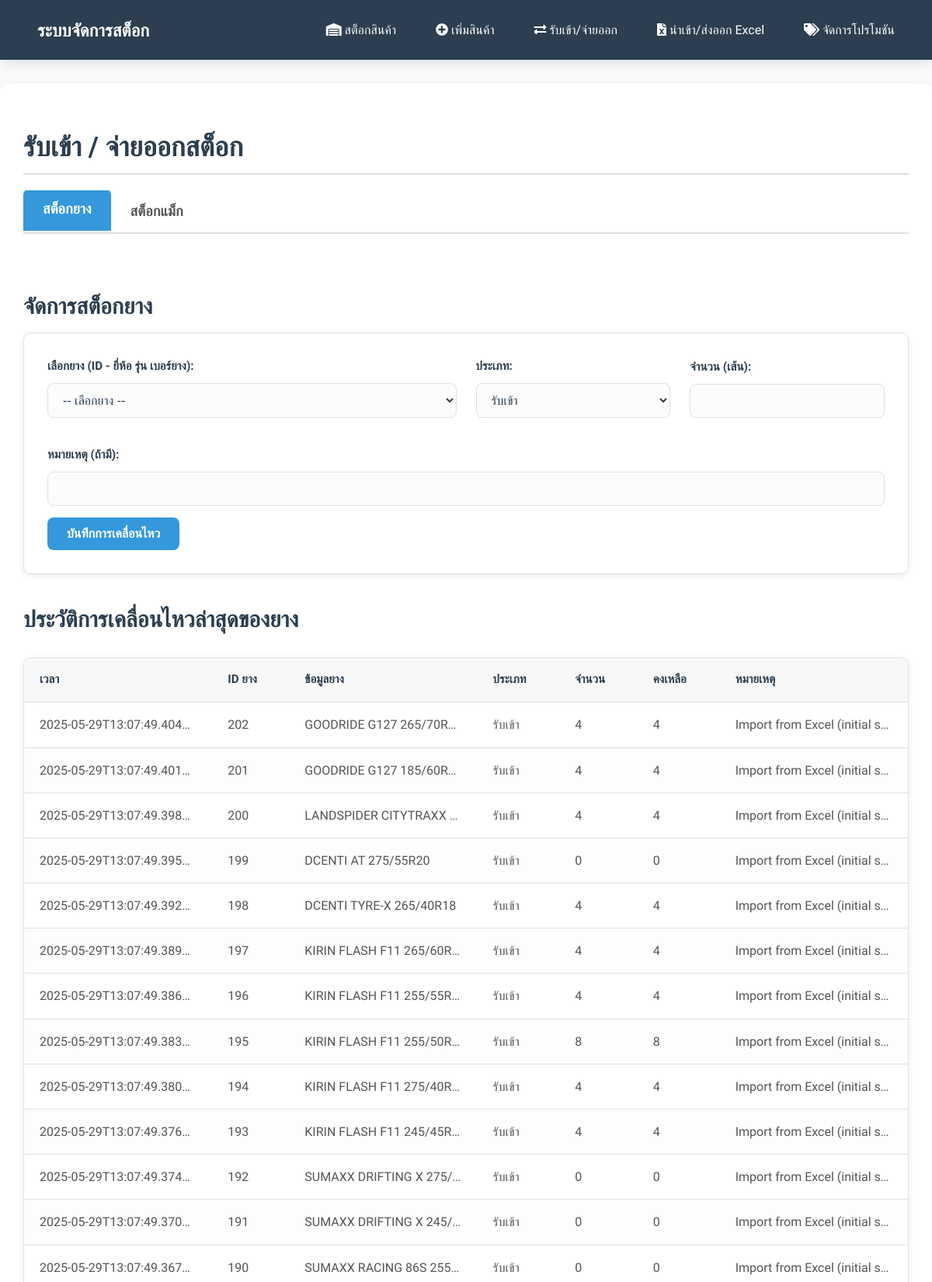
The page /stock_movement (upper part) on the database its author committed.
### tables this page shows
CREATE TABLE tire_movements (
            id INTEGER PRIMARY KEY AUTOINCREMENT,
            tire_id INTEGER NOT NULL,
            timestamp TEXT NOT NULL,
            type TEXT NOT NULL, -- 'IN' or 'OUT'
            quantity_change INTEGER NOT NULL,
            remaining_quantity INTEGER NOT NULL,
            notes TEXT,
            FOREIGN KEY (tire_id) REFERENCES tires(id)
        );

CREATE TABLE tires (
            id INTEGER PRIMARY KEY AUTOINCREMENT,
            brand TEXT NOT NULL,
            model TEXT NOT NULL,
            size TEXT NOT NULL,
            quantity INTEGER DEFAULT 0,
            cost_sc REAL NULL, 
            cost_dunlop REAL NULL,
            cost_online REAL NULL,
            wholesale_price1 REAL NULL,
            wholesale_price2 REAL NULL,
            price_per_item REAL NOT NULL,   -- Changed from retail_price
            promotion_id INTEGER NULL,      -- Link to promotions table
            year_of_manufacture TEXT NULL,  -- <<< IMPORTANT: Changed to TEXT for flexible input
            UNIQUE(brand, model, size),
            FOREIGN KEY (promotion_id) REFERENCES promotions(id) ON DELETE SET NULL
        );

### app.py (the view, shortened to what this page needs)
@app.route('/stock_movement', methods=('GET', 'POST'))
def stock_movement():
    conn = get_db()
    tires = database.get_all_tires(conn)
    wheels = database.get_all_wheels(conn)
    active_tab = request.args.get('tab', 'tire_movements')
    cursor_tire_movements = conn.execute("SELECT tm.*, t.brand, t.model, t.size FROM tire_movements tm JOIN tires t ON tm.tire_id = t.id ORDER BY tm.timestamp DESC LIMIT 50")
    tire_movements_history = cursor_tire_movements.fetchall()
    cursor_wheel_movements = conn.execute("SELECT wm.*, w.brand, w.model, w.diameter FROM wheel_movements wm JOIN wheels w ON wm.wheel_id = w.id ORDER BY wm.timestamp DESC LIMIT 50")
    wheel_movements_history = cursor_wheel_movements.fetchall()
    return render_template('stock_movement.html',
                           tires=tires,
                           wheels=wheels,
                           active_tab=active_tab,
                           tire_movements=tire_movements_history,
                           wheel_movements=wheel_movements_history)

### app.py (called while the page is built)
def get_db():
    if 'db' not in g:
        g.db = database.get_db_connection()
    return g.db

def get_bkk_time():
    bkk_tz = pytz.timezone('Asia/Bangkok')
    return datetime.now(bkk_tz)

@app.context_processor
def inject_global_data():
    return dict(get_bkk_time=get_bkk_time)

### database.py (called while the page is built)
def get_db_connection():
    conn = sqlite3.connect('inventory.db')
    conn.row_factory = sqlite3.Row # This allows accessing columns by name (e.g., row['column_name'])
    return conn

def get_all_wheels(conn, query=None, brand_filter='all'):
    sql_query = "SELECT * FROM wheels"
    params = []
    conditions = []
    if query:
        search_term = f"%{query}%"
        conditions.append("(brand LIKE ? OR model LIKE ? OR pcd LIKE ? OR color LIKE ?)")
        params.extend([search_term, search_term, search_term, search_term])
    if brand_filter != 'all':
        conditions.append("brand = ?")
        params.append(brand_filter)
    if conditions:
        sql_query += " WHERE " + " AND ".join(conditions)
    sql_query += " ORDER BY brand, model, diameter"
    cursor = conn.execute(sql_query, params)
    return cursor.fetchall()

### templates/stock_movement.html (shortened to what this page needs)
{% extends 'base.html' %}
{% block content %}
<h2>รับเข้า / จ่ายออกสต็อก</h2>
<div class="tabs">
    <button class="tab-button active" data-tab="tire_movements">สต็อกยาง</button>
    <button class="tab-button" data-tab="wheel_movements">สต็อกแม็ก</button>
</div>
<div id="tire_movements" class="tab-content {{ 'active' if active_tab == 'tire_movements' }}">
    <h3>จัดการสต็อกยาง</h3>
    <div class="form-section">
        <form action="{{ url_for('stock_movement') }}" method="post">
            <div class="form-row">
                <div class="form-group half-width">
                    <label for="tire_id">เลือกยาง (ID - ยี่ห้อ รุ่น เบอร์ยาง):</label>
                    <select id="tire_id" name="tire_id" required>
                        <option value="">-- เลือกยาง --</option>
                    </select>
                </div>
                <div class="form-group quarter-width">
                    <label for="type">ประเภท:</label>
                    <select id="type" name="type" required>
                        <option value="IN">รับเข้า</option>
                    </select>
                </div>
                <div class="form-group quarter-width">
                    <label for="quantity">จำนวน (เส้น):</label>
                    <input type="number" id="quantity" name="quantity" min="1" required>
                </div>
            </div>
            <div class="form-group">
                <label for="notes">หมายเหตุ (ถ้ามี):</label>
                <input type="text" id="notes" name="notes">
            </div>
            <button type="submit" class="btn btn-primary">บันทึกการเคลื่อนไหว</button>
        </form>
    </div>
    <h3>ประวัติการเคลื่อนไหวล่าสุดของยาง</h3>
    {% if tire_movements %}
        <div class="table-responsive">
            <table>
                <thead>
                    <tr>
                        <th>เวลา</th>
                        <th>ID ยาง</th>
                        <th>ข้อมูลยาง</th>
                        <th>ประเภท</th>
                        <th>จำนวน</th>
                        <th>คงเหลือ</th>
                        <th>หมายเหตุ</th>
                    </tr>
                </thead>
                <tbody>
                    {% for movement in tire_movements %}
                        <tr>
                            <td>{{ movement.timestamp }}</td>
                            <td>{{ movement.tire_id }}</td>
                            <td>{{ movement.brand }} {{ movement.model }} {{ movement.size }}</td>
                            <td>{{ 'รับเข้า' if movement.type == 'IN' else 'จ่ายออก' }}</td>
                            <td>{{ movement.quantity_change }}</td>
                            <td>{{ movement.remaining_quantity }}</td>
                            <td>{{ movement.notes if movement.notes else '-' }}</td>
                        </tr>
                    {% endfor %}
                </tbody>
            </table>
        </div>
    {% else %}
        <p>ยังไม่มีประวัติการเคลื่อนไหวของยาง</p>
    {% endif %}
</div>
{% endblock %}

### static/style.css (style rules this page uses)
:root { --primary-color: #3498db; --primary-dark: #2980b9; --secondary-color: #2ecc71; --accent-color: #f39c12; --danger-color: #e74c3c; --danger-dark: #c0392b; --text-dark: #2c3e50; --text-light: #555; --bg-light: #f9fbfd; --bg-white: #ffffff; --border-color: #e0e0e0; --shadow-light: 0 2px 8px rgba(0, 0, 0, 0.08); --shadow-medium: 0 5px 15px rgba(0, 0, 0, 0.1); }
body { font-family: 'Prompt', sans-serif, 'Segoe UI', Tahoma, Geneva, Verdana; margin: 0; padding: 0; background-color: var(--bg-light); color: var(--text-light); line-height: 1.7; font-size: 16px; -webkit-font-smoothing: antialiased; -moz-osx-font-smoothing: grayscale; }
h1, h2, h3, h4 { color: var(--text-dark); margin-bottom: 20px; font-weight: 600; line-height: 1.3; }
h2 { font-size: 2.2em; border-bottom: 2px solid var(--border-color); padding-bottom: 10px; margin-top: 30px; }
h3 { font-size: 1.8em; margin-top: 25px; margin-bottom: 15px; }
.tabs { display: flex; margin-bottom: 25px; border-bottom: 2px solid var(--border-color); overflow-x: auto; -webkit-overflow-scrolling: touch; }
.tab-button { background-color: var(--bg-white); border: none; padding: 15px 25px; cursor: pointer; font-size: 1.15em; font-weight: 600; color: var(--text-light); border-top-left-radius: 8px; border-top-right-radius: 8px; transition: all 0.3s ease; outline: none; flex-shrink: 0; }
.tab-button.active { background-color: var(--primary-color); color: white; border-bottom: 2px solid var(--primary-color); box-shadow: var(--shadow-light); transform: translateY(-2px); }
.tab-content { display: none; padding: 25px 0; }
.tab-content.active { display: block; }
.form-section { background-color: var(--bg-white); padding: 30px; border-radius: 10px; box-shadow: var(--shadow-light); margin-bottom: 40px; border: 1px solid var(--border-color); }
.form-row { display: flex; flex-wrap: wrap; gap: 25px; margin-bottom: 20px; align-items: flex-end; }
.form-group { flex: 1; min-width: 250px; margin-bottom: 15px; }
.form-group.half-width { flex-basis: calc(50% - 12.5px); }
.form-group.quarter-width { flex-basis: calc(25% - 18.75px); }
label { display: block; margin-bottom: 8px; font-weight: 600; color: var(--text-dark); font-size: 0.95em; }
input[type="text"], input[type="number"], input[type="email"], input[type="password"], input[type="date"], input[type="file"], select, textarea { width: 100%; padding: 12px 15px; border: 1px solid var(--border-color); border-radius: 8px; box-sizing: border-box; font-size: 1em; color: var(--text-dark); background-color: #fcfcfc; transition: border-color 0.3s ease, box-shadow 0.3s ease; }
.btn { display: inline-flex; align-items: center; justify-content: center; padding: 12px 25px; border: none; border-radius: 8px; cursor: pointer; font-size: 1em; font-weight: 600; text-align: center; text-decoration: none; transition: all 0.3s ease; min-width: 120px; }
.btn-primary { background-color: var(--primary-color); color: white; }
.table-responsive { overflow-x: auto; margin-top: 30px; box-shadow: var(--shadow-light); border-radius: 10px; background-color: var(--bg-white); border: 1px solid var(--border-color); }
table { width: 100%; border-collapse: separate; border-spacing: 0; }
th, td { padding: 15px 20px; text-align: left; border-bottom: 1px solid var(--border-color); }
th { background-color: #f8f8f8; color: var(--text-dark); font-weight: 600; text-transform: uppercase; font-size: 0.95em; position: sticky; top: 0; z-index: 1; }
tr:nth-child(even) { background-color: #fdfdfd; }
table td { white-space: nowrap; overflow: hidden; text-overflow: ellipsis; max-width: 150px; }

### rows shown on the page
tire_movements: timestamp "2025-05-29T13:07:49.404…", tire_id "202", brand "GOODRIDE", model "G127", size "265/70R16", type "รับเข้า", quantity_change "4", remaining_quantity "4", notes "Import from Excel (initial s…"
tire_movements: timestamp "2025-05-29T13:07:49.401…", tire_id "201", brand "GOODRIDE", model "G127", size "185/60R15", type "รับเข้า", quantity_change "4", remaining_quantity "4", notes "Import from Excel (initial s…"
tire_movements: timestamp "2025-05-29T13:07:49.398…", tire_id "200", brand "LANDSPIDER", model "CITYTRAXX", type "รับเข้า", quantity_change "4", remaining_quantity "4", notes "Import from Excel (initial s…"
tire_movements: timestamp "2025-05-29T13:07:49.395…", tire_id "199", brand "DCENTI", model "AT", size "275/55R20", type "รับเข้า", quantity_change "0", remaining_quantity "0", notes "Import from Excel (initial s…"
tire_movements: timestamp "2025-05-29T13:07:49.392…", tire_id "198", brand "DCENTI", model "TYRE-X", size "265/40R18", type "รับเข้า", quantity_change "4", remaining_quantity "4", notes "Import from Excel (initial s…"
tire_movements: timestamp "2025-05-29T13:07:49.389…", tire_id "197", brand "KIRIN", model "FLASH F11", size "265/60R…", type "รับเข้า", quantity_change "4", remaining_quantity "4", notes "Import from Excel (initial s…"
tire_movements: timestamp "2025-05-29T13:07:49.386…", tire_id "196", brand "KIRIN", model "FLASH F11", size "255/55R…", type "รับเข้า", quantity_change "4", remaining_quantity "4", notes "Import from Excel (initial s…"
tire_movements: timestamp "2025-05-29T13:07:49.383…", tire_id "195", brand "KIRIN", model "FLASH F11", size "255/50R…", type "รับเข้า", quantity_change "8", remaining_quantity "8", notes "Import from Excel (initial s…"
tire_movements: timestamp "2025-05-29T13:07:49.380…", tire_id "194", brand "KIRIN", model "FLASH F11", size "275/40R…", type "รับเข้า", quantity_change "4", remaining_quantity "4", notes "Import from Excel (initial s…"
tire_movements: timestamp "2025-05-29T13:07:49.376…", tire_id "193", brand "KIRIN", model "FLASH F11", size "245/45R…", type "รับเข้า", quantity_change "4", remaining_quantity "4", notes "Import from Excel (initial s…"
tire_movements: timestamp "2025-05-29T13:07:49.374…", tire_id "192", brand "SUMAXX", model "DRIFTING X", size "275/…", type "รับเข้า", quantity_change "0", remaining_quantity "0", notes "Import from Excel (initial s…"
tire_movements: timestamp "2025-05-29T13:07:49.370…", tire_id "191", brand "SUMAXX", model "DRIFTING X", size "245/…", type "รับเข้า", quantity_change "0", remaining_quantity "0", notes "Import from Excel (initial s…"
tire_movements: timestamp "2025-05-29T13:07:49.367…", tire_id "190", brand "SUMAXX", model "RACING 86S", size "255…", type "รับเข้า", quantity_change "0", remaining_quantity "0", notes "Import from Excel (initial s…"
